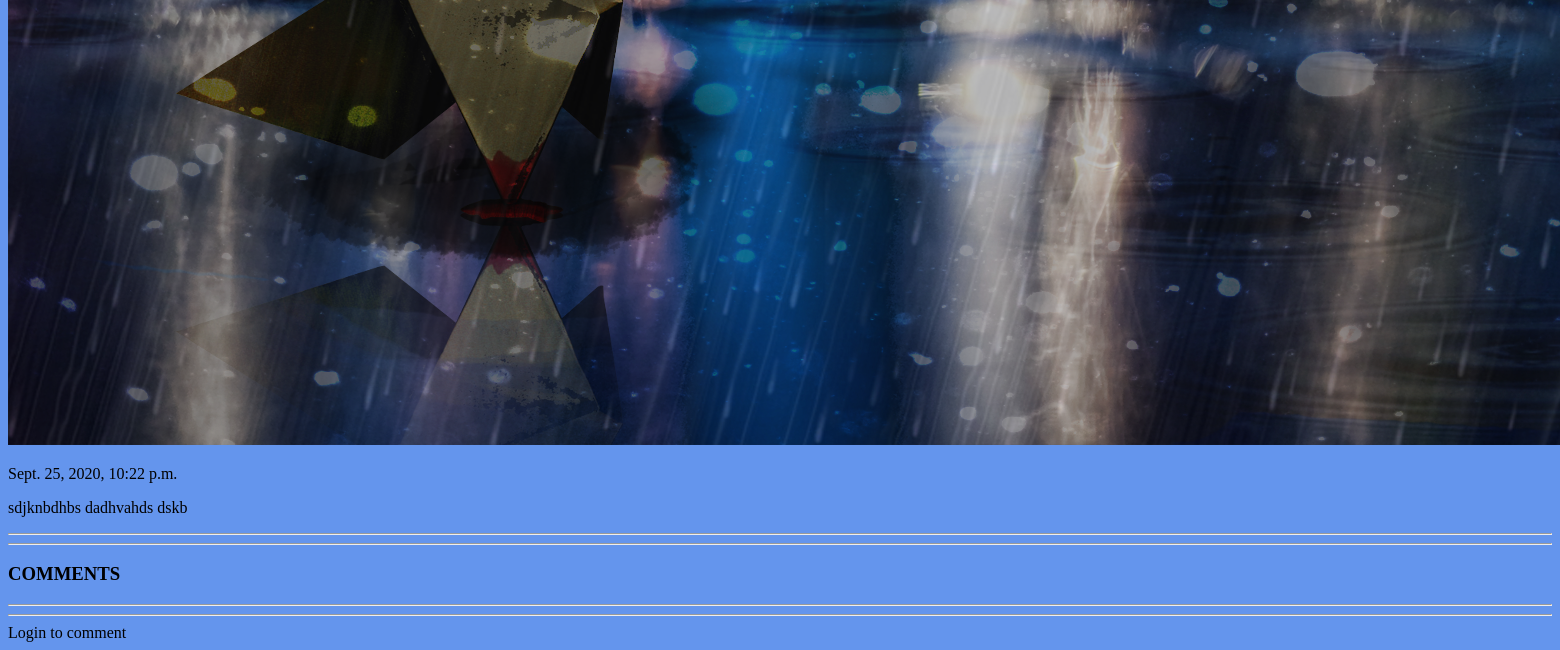
Before: /articles/post-1 (lower part) with the older database file.
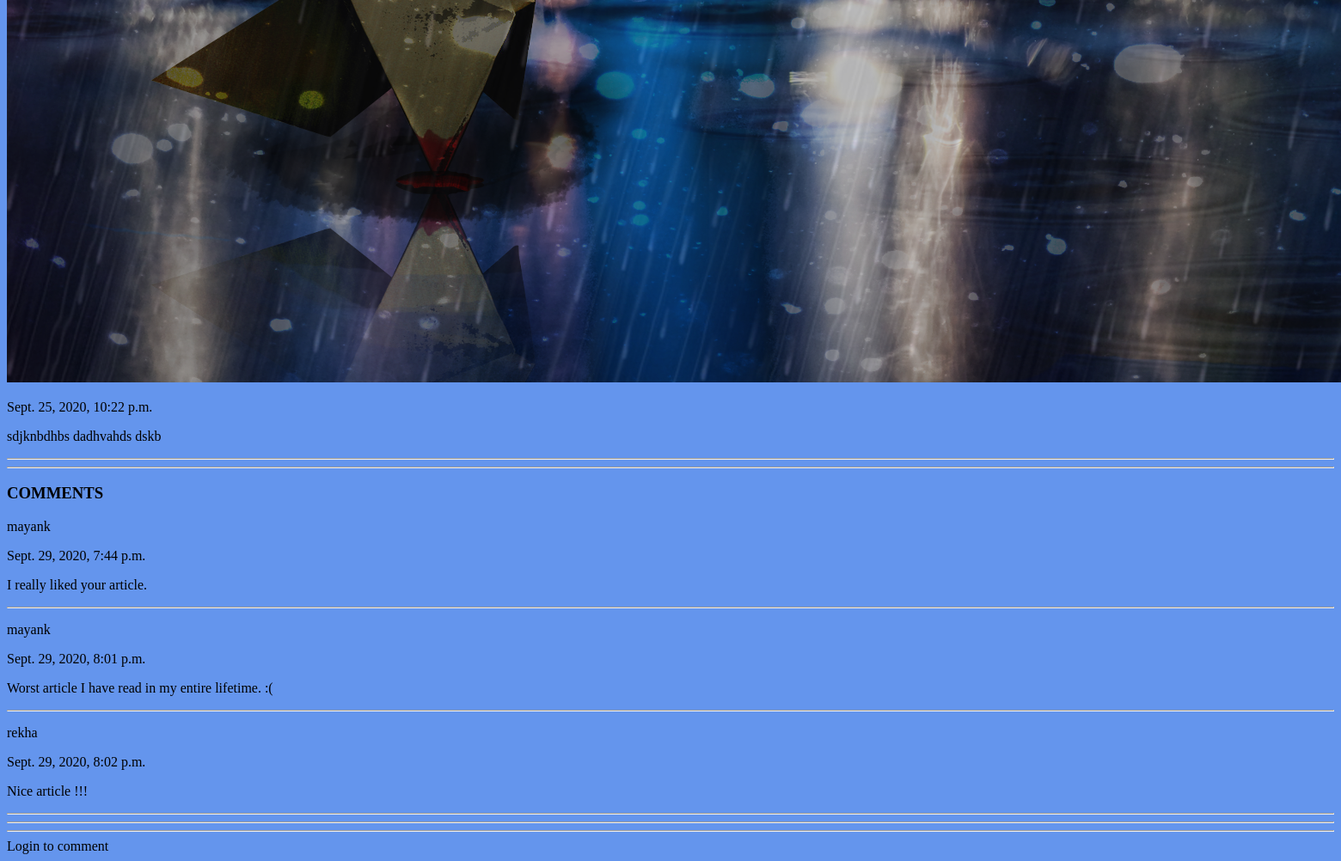
After: the same page with the newer database file.
### articles/models.py (models this page shows, shortened)
class Comment(models.Model):
    body = models.TextField()
    author = models.ForeignKey(User, on_delete=models.CASCADE, default=None)
    date = models.DateTimeField(auto_now_add=True)
    slug = models.SlugField(default='slug')

### articles/views.py (the view)
# urls.py: path('<slug:slug>', views.article_detail, name='detail'),
def article_detail(request, slug):
    article = Article.objects.get(slug=slug)
    form = CreateCommentForm()
    comments = Comment.objects.filter(slug=slug)
    return render(request, 'articles/article_detail.html', { 'article': article, 'form': form, 'comments': comments })

### articles/templates/articles/article_detail.html (shortened to what this page needs)
{% extends 'base.html' %}
{% block content %}
    <div id="article-detail">
        <div id="detail">
            <img src="{{ article.thumb.url }}"/>
            <p>{{ article.date }}</p>
            <p>{{ article.body }}</p>
        </div>
        <hr />
        <hr />
        <h3>COMMENTS</h3>
        {% for comment in comments %}
        <div id="comment">
        <p>{{ comment.author }}</p>
        <p>{{ comment.date }}</p>
        <p>{{ comment.body }}</p>
        </div>
        <hr />
        {% endfor %}
        <hr />
        <hr />
        {% if user.is_authenticated %}
        <div id="comment-form">
            <form id="create-form" action="{% url 'articles:comment' slug=article.slug %}" method="post">
            {% csrf_token %}
            {{ form }}
            <input type="submit" value="POST">
            </form>
        </div>
        {% else %}
        <div>Login to comment</div>
        {% endif %}
    </div>
{% endblock %}

Changed rows visible on the page:
added Comment: author "mayank", date "Sept. 29, 2020, 7:44 p.m.", body "I really liked your article."
added Comment: author "mayank", date "Sept. 29, 2020, 8:01 p.m.", body "Worst article I have read in my entire lifetime. :("
added Comment: author "rekha", date "Sept. 29, 2020, 8:02 p.m.", body "Nice article !!!"
